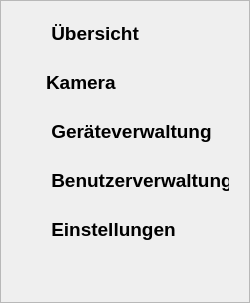
         <widget class="QFrame" name="frame_2">
          <property name="minimumSize">
           <size>
            <width>250</width>
            <height>250</height>
           </size>
          </property>
          <property name="maximumSize">
           <size>
            <width>250</width>
            <height>1000</height>
           </size>
          </property>
          <property name="frameShape">
           <enum>QFrame::StyledPanel</enum>
          </property>
          <property name="frameShadow">
           <enum>QFrame::Raised</enum>
          </property>
          <layout class="QVBoxLayout" name="verticalLayout_2">
           <item>
            <layout class="QVBoxLayout" name="verticalLayout">
             <item>
              <layout class="QHBoxLayout" name="horizontalLayout">
               <item>
                <widget class="Line" name="line_1">
                 <property name="enabled">
                  <bool>true</bool>
                 </property>
                 <property name="minimumSize">
                  <size>
                   <width>9</width>
                   <height>40</height>
                  </size>
                 </property>
                 <property name="maximumSize">
                  <size>
                   <width>9</width>
                   <height>50</height>
                  </size>
                 </property>
                 <property name="font">
                  <font>
                   <pointsize>1</pointsize>
                   <weight>50</weight>
                   <bold>false</bold>
                   <stylestrategy>PreferDefault</stylestrategy>
                  </font>
                 </property>
                 <property name="cursor">
                  <cursorShape>ArrowCursor</cursorShape>
                 </property>
                 <property name="autoFillBackground">
                  <bool>false</bool>
                 </property>
                 <property name="frameShadow">
                  <enum>QFrame::Plain</enum>
                 </property>
                 <property name="lineWidth">
                  <number>-1</number>
                 </property>
                 <property name="orientation">
                  <enum>Qt::Vertical</enum>
                 </property>
                </widget>
               </item>
               <item>
                <widget class="QCommandLinkButton" name="b_tab_1">
                 <property name="minimumSize">
                  <size>
                   <width>180</width>
                   <height>0</height>
                  </size>
                 </property>
                 <property name="maximumSize">
                  <size>
                   <width>200</width>
                   <height>16777215</height>
                  </size>
                 </property>
                 <property name="font">
                  <font>
                   <family>Segoe UI</family>
                   <pointsize>14</pointsize>
                  </font>
                 </property>
                 <property name="text">
                  <string> Übersicht</string>
                 </property>
                 <property name="icon">
                  <iconset theme="feld">
                   <normaloff>../../../../.designer/backup</normaloff>../../../../.designer/backup</iconset>
                 </property>
                 <property name="iconSize">
                  <size>
                   <width>0</width>
                   <height>0</height>
                  </size>
                 </property>
                </widget>
               </item>
              </layout>
             </item>
             <item>
              <layout class="QHBoxLayout" name="horizontalLayout_2">
               <item>
                <widget class="Line" name="line_2">
                 <property name="enabled">
                  <bool>true</bool>
                 </property>
                 <property name="minimumSize">
                  <size>
                   <width>8</width>
                   <height>40</height>
                  </size>
                 </property>
                 <property name="maximumSize">
                  <size>
                   <width>9</width>
                   <height>50</height>
                  </size>
                 </property>
                 <property name="font">
                  <font>
                   <pointsize>1</pointsize>
                   <weight>50</weight>
                   <bold>false</bold>
                   <stylestrategy>PreferDefault</stylestrategy>
                  </font>
                 </property>
                 <property name="cursor">
                  <cursorShape>ArrowCursor</cursorShape>
                 </property>
                 <property name="autoFillBackground">
                  <bool>false</bool>
                 </property>
                 <property name="frameShadow">
                  <enum>QFrame::Plain</enum>
                 </property>
                 <property name="lineWidth">
                  <number>-1</number>
                 </property>
                 <property name="orientation">
                  <enum>Qt::Vertical</enum>
                 </property>
                </widget>
               </item>
               <item>
                <widget class="QCommandLinkButton" name="b_tab_2">
                 <property name="minimumSize">
                  <size>
                   <width>180</width>
                   <height>0</height>
                  </size>
                 </property>
                 <property name="maximumSize">
                  <size>
                   <width>200</width>
                   <height>16777215</height>
                  </size>
                 </property>
                 <property name="font">
                  <font>
                   <family>Segoe UI</family>
                   <pointsize>14</pointsize>
                  </font>
                 </property>
                 <property name="text">
                  <string>Kamera</string>
                 </property>
                 <property name="iconSize">
                  <size>
                   <width>0</width>
                   <height>0</height>
                  </size>
                 </property>
                </widget>
               </item>
              </layout>
             </item>
             <item>
              <layout class="QHBoxLayout" name="horizontalLayout_3">
               <item>
                <widget class="Line" name="line_3">
                 <property name="enabled">
                  <bool>true</bool>
                 </property>
                 <property name="minimumSize">
                  <size>
                   <width>8</width>
                   <height>40</height>
                  </size>
                 </property>
                 <property name="maximumSize">
                  <size>
                   <width>9</width>
                   <height>50</height>
                  </size>
                 </property>
                 <property name="font">
                  <font>
                   <pointsize>1</pointsize>
                   <weight>50</weight>
                   <bold>false</bold>
                   <stylestrategy>PreferDefault</stylestrategy>
                  </font>
                 </property>
                 <property name="cursor">
                  <cursorShape>ArrowCursor</cursorShape>
                 </property>
                 <property name="autoFillBackground">
                  <bool>false</bool>
                 </property>
                 <property name="frameShadow">
                  <enum>QFrame::Plain</enum>
                 </property>
                 <property name="lineWidth">
                  <number>-1</number>
                 </property>
                 <property name="orientation">
                  <enum>Qt::Vertical</enum>
                 </property>
                </widget>
               </item>
               <item>
                <widget class="QCommandLinkButton" name="b_tab_3">
                 <property name="minimumSize">
                  <size>
                   <width>180</width>
                   <height>0</height>
                  </size>
                 </property>
                 <property name="maximumSize">
                  <size>
                   <width>200</width>
                   <height>16777215</height>
                  </size>
                 </property>
                 <property name="font">
                  <font>
                   <family>Segoe UI</family>
                   <pointsize>14</pointsize>
                  </font>
                 </property>
                 <property name="text">
                  <string> Geräteverwaltung</string>
                 </property>
                 <property name="iconSize">
                  <size>
                   <width>0</width>
                   <height>0</height>
                  </size>
                 </property>
                </widget>
               </item>
              </layout>
             </item>
             <item>
              <layout class="QHBoxLayout" name="horizontalLayout_4">
               <item>
                <widget class="Line" name="line_4">
                 <property name="enabled">
                  <bool>true</bool>
                 </property>
                 <property name="minimumSize">
                  <size>
                   <width>8</width>
                   <height>40</height>
                  </size>
                 </property>
                 <property name="maximumSize">
                  <size>
                   <width>9</width>
                   <height>50</height>
                  </size>
                 </property>
                 <property name="font">
                  <font>
                   <pointsize>1</pointsize>
                   <weight>50</weight>
                   <bold>false</bold>
                   <stylestrategy>PreferDefault</stylestrategy>
                  </font>
                 </property>
                 <property name="cursor">
                  <cursorShape>ArrowCursor</cursorShape>
                 </property>
                 <property name="autoFillBackground">
                  <bool>false</bool>
                 </property>
                 <property name="frameShadow">
                  <enum>QFrame::Plain</enum>
                 </property>
                 <property name="lineWidth">
                  <number>-1</number>
                 </property>
                 <property name="orientation">
                  <enum>Qt::Vertical</enum>
                 </property>
                </widget>
               </item>
               <item>
                <widget class="QCommandLinkButton" name="b_tab_4">
                 <property name="minimumSize">
                  <size>
                   <width>180</width>
                   <height>0</height>
                  </size>
                 </property>
                 <property name="maximumSize">
                  <size>
                   <width>200</width>
                   <height>16777215</height>
                  </size>
                 </property>
                 <property name="font">
                  <font>
                   <family>Segoe UI</family>
                   <pointsize>14</pointsize>
                  </font>
                 </property>
                 <property name="text">
                  <string> Benutzerverwaltung</string>
                 </property>
                 <property name="iconSize">
                  <size>
                   <width>0</width>
                   <height>0</height>
                  </size>
                 </property>
                </widget>
               </item>
              </layout>
             </item>
             <item>
              <layout class="QHBoxLayout" name="horizontalLayout_5">
               <item>
                <widget class="Line" name="line_5">
                 <property name="enabled">
                  <bool>true</bool>
                 </property>
                 <property name="minimumSize">
                  <size>
                   <width>3</width>
                   <height>8</height>
                  </size>
                 </property>
                 <property name="maximumSize">
                  <size>
                   <width>9</width>
                   <height>50</height>
                  </size>
                 </property>
                 <property name="font">
                  <font>
                   <pointsize>1</pointsize>
                   <weight>50</weight>
                   <bold>false</bold>
                   <stylestrategy>PreferDefault</stylestrategy>
                  </font>
                 </property>
                 <property name="cursor">
                  <cursorShape>ArrowCursor</cursorShape>
                 </property>
                 <property name="autoFillBackground">
                  <bool>false</bool>
                 </property>
                 <property name="frameShadow">
                  <enum>QFrame::Plain</enum>
                 </property>
                 <property name="lineWidth">
                  <number>-1</number>
                 </property>
                 <property name="orientation">
                  <enum>Qt::Vertical</enum>
                 </property>
                </widget>
               </item>
               <item>
                <widget class="QCommandLinkButton" name="b_tab_5">
                 <property name="minimumSize">
                  <size>
                   <width>180</width>
                   <height>0</height>
                  </size>
                 </property>
                 <property name="maximumSize">
                  <size>
                   <width>200</width>
                   <height>16777215</height>
                  </size>
                 </property>
                 <property name="font">
                  <font>
                   <family>Segoe UI</family>
                   <pointsize>14</pointsize>
                  </font>
                 </property>
                 <property name="text">
                  <string> Einstellungen</string>
                 </property>
                 <property name="iconSize">
                  <size>
                   <width>0</width>
                   <height>0</height>
                  </size>
                 </property>
                </widget>
               </item>
              </layout>
             </item>
            </layout>
           </item>
           <item>
            <spacer name="verticalSpacer">
             <property name="orientation">
              <enum>Qt::Vertical</enum>
             </property>
             <property name="sizeHint" stdset="0">
              <size>
               <width>200</width>
               <height>40</height>
              </size>
             </property>
            </spacer>
           </item>
          </layout>
         </widget>
